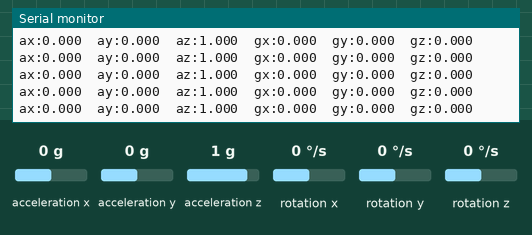
Simulated run of this sketch. Board: ESP32-S3. Shown: the last lines printed to the serial monitor. Wiring (inferred from the names in the program): MPU-6050 motion sensor at I2C address 0x68. The test bench sets the inputs (shaded band); at power-on: acceleration x 0 g, acceleration y 0 g, acceleration z 1 g, rotation x 0 °/s, rotation y 0 °/s, rotation z 0 °/s.

Above: at 3.5 s.
3.6 s: acceleration x set to -1.4 g
At 4.2 s:
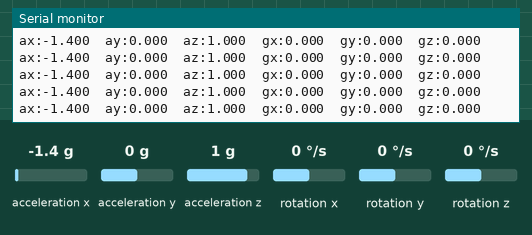
5.1 s: acceleration y set to -1.4 g
At 5.7 s:
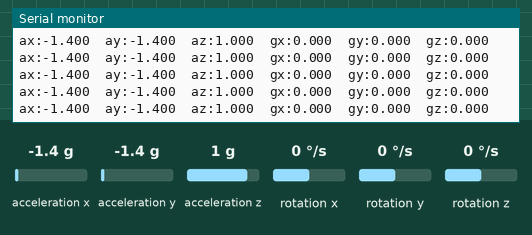
6.6 s: acceleration z set to -1.4 g
At 7.4 s:
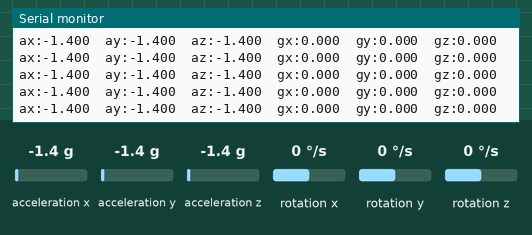
8.1 s: rotation x set to -192 °/s
At 8.6 s:
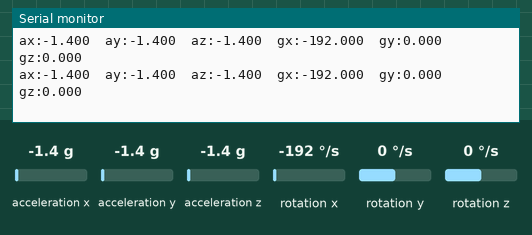
9.6 s: rotation y set to -192 °/s
At 10.5 s:
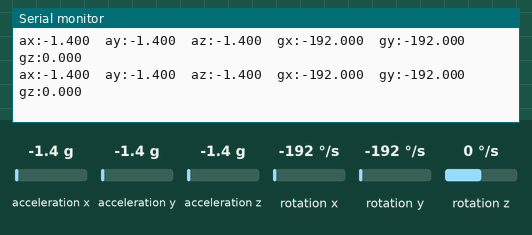

The sketch:

BME3201_IMU_Test.ino
```cpp
#include <Arduino.h>
#include <Wire.h>

// BME3201: GY-521/MPU-6050 -> ESP32-S3
// VCC=3V3, GND=GND, SDA=GPIO1, SCL=GPIO2, AD0=GND.
// Register reference: https://invensense.tdk.com/wp-content/uploads/2015/02/MPU-6000-Register-Map.pdf
constexpr int SDA_PIN = 1;
constexpr int SCL_PIN = 2;
constexpr uint8_t MPU_ADDR = 0x68;
bool ready = false;
const char *lastError = "Not initialized";
uint32_t nextSample = 0;

bool writeReg(uint8_t reg, uint8_t value) {
  Wire.beginTransmission(MPU_ADDR);
  Wire.write(reg);
  Wire.write(value);
  return Wire.endTransmission() == 0;
}
bool readRegs(uint8_t reg, uint8_t *buf, uint8_t count) {
  Wire.beginTransmission(MPU_ADDR);
  Wire.write(reg);
  if (Wire.endTransmission(false) != 0) return false;
  size_t received = Wire.requestFrom(MPU_ADDR, count, true);
  if (received != count) {
    while (Wire.available()) Wire.read();
    return false;
  }
  for (uint8_t i=0; i<count; ++i) buf[i] = Wire.read();
  return true;
}
int16_t toInt16(const uint8_t *p) {
  return static_cast<int16_t>((static_cast<uint16_t>(p[0]) << 8) | p[1]);
}
void setup() {
  Serial.begin(115200);
  delay(2000);
  Serial.println("BME3201 MPU6050 test: SDA=1 SCL=2, 115200 baud");
  if (!Wire.begin(SDA_PIN, SCL_PIN, 100000)) {
    lastError = "I2C initialization failed";
    return;
  }
  Wire.setTimeOut(50);
  Serial.println("Scanning I2C...");
  int found=0;
  for (uint8_t addr=1; addr<127; ++addr) {
    Wire.beginTransmission(addr);
    if (Wire.endTransmission()==0) {
      Serial.printf("Found device at 0x%02X\n", addr);
      ++found;
    }
  }
  if (!found) { lastError="No I2C device: check power, ground, SDA and SCL"; return; }
  uint8_t id=0;
  if (!readRegs(0x75, &id, 1)) { lastError="Cannot read 0x68: check AD0 is GND"; return; }
  Serial.printf("WHO_AM_I = 0x%02X\n", id);
  if (id!=0x68) { lastError="Unexpected chip ID: verify module model"; return; }
  if (!writeReg(0x6B,0x80)) { lastError="Reset failed"; return; }
  delay(100);
  bool ok=writeReg(0x6B,0x01);
  delay(100);
  ok &= writeReg(0x6C,0x00);
  ok &= writeReg(0x1A,0x03); // DLPF enabled, gyro output rate 1 kHz
  ok &= writeReg(0x19,19);   // sensor sample rate 50 Hz
  ok &= writeReg(0x1B,0x00); // gyro +/-250 deg/s, 131 LSB/(deg/s)
  ok &= writeReg(0x1C,0x00); // accel +/-2 g, 16384 LSB/g
  if (!ok) { lastError="Configuration failed"; return; }
  delay(100);
  Serial.println("MPU6050 ready. Accel=g; Gyro=deg/s; output target=50 Hz (polling)");
  nextSample=micros();
  ready=true;
}
void loop() {
  if (!ready) { Serial.printf("ERROR: %s. Fix then press RESET.\n", lastError); delay(1000); return; }
  uint32_t now=micros();
  if (static_cast<int32_t>(now-nextSample)<0) { delay(1); return; }
  nextSample += 20000;
  // Avoid a burst of catch-up reads after a slow USB write or I2C error.
  if (static_cast<int32_t>(now-nextSample)>=0) nextSample=now+20000;
  uint8_t b[14];
  if (!readRegs(0x3B,b,14)) {
    Serial.println("ERROR: Data read failed; check wiring");
    delay(200);
    return;
  }
  Serial.printf("ax:%.3f\tay:%.3f\taz:%.3f\tgx:%.3f\tgy:%.3f\tgz:%.3f\n",
    toInt16(b)/16384.0f, toInt16(b+2)/16384.0f, toInt16(b+4)/16384.0f,
    toInt16(b+8)/131.0f, toInt16(b+10)/131.0f, toInt16(b+12)/131.0f);
}
```

Measured:
- after the input at 3.6 s, the serial monitor: prints a new line at once (image 1)
- after the input at 5.1 s, the serial monitor: prints a new line at once (image 2)
- after the input at 6.6 s, the serial monitor: prints a new line at once (image 3)
- after the input at 8.1 s, the serial monitor: prints a new line at once (image 4)
- after the input at 9.6 s, the serial monitor: prints a new line at once (image 5)
